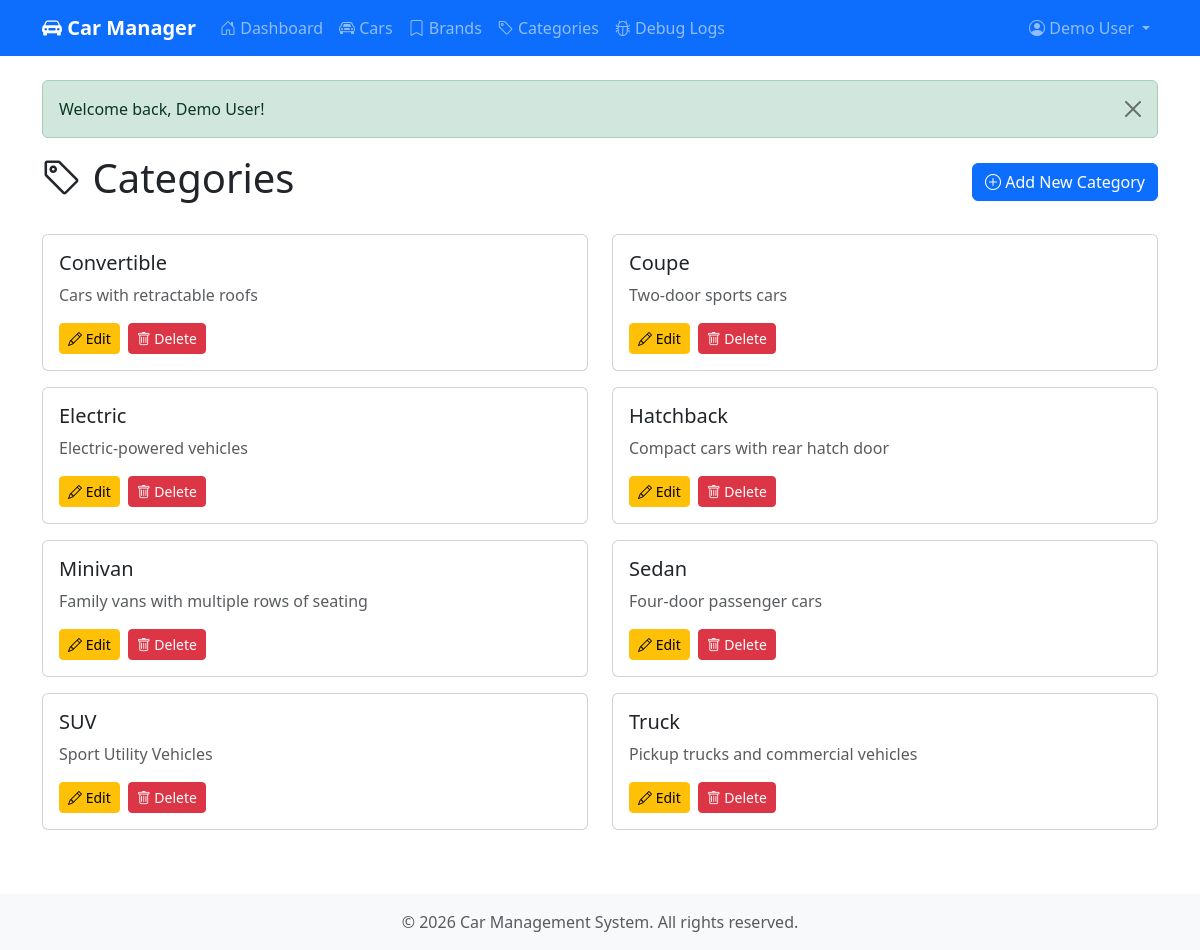
Screenshot of /categories/index.php (signed in) with the database file from the repository.
### tables this page shows
CREATE TABLE IF NOT EXISTS users (
    id INT PRIMARY KEY AUTO_INCREMENT,
    name VARCHAR(100) NOT NULL,
    email VARCHAR(100) NOT NULL UNIQUE,
    password VARCHAR(255) NOT NULL,
    created_at TIMESTAMP DEFAULT CURRENT_TIMESTAMP
);

CREATE TABLE IF NOT EXISTS categories (
    id INT PRIMARY KEY AUTO_INCREMENT,
    name VARCHAR(100) NOT NULL UNIQUE,
    description TEXT NULL
);

### config/auth.php (called while the page is built, shortened)
<?php
function isLoggedIn() {
    return isset($_SESSION['user_id']);
}
function getCurrentUserId() {
    return $_SESSION['user_id'] ?? null;
}
function getCurrentUser($pdo) {
    $stmt = $pdo->prepare("SELECT id, name, email FROM users WHERE id = ?");
    $stmt->execute([getCurrentUserId()]);
    return $stmt->fetch();
}

### config/functions.php (called while the page is built, shortened)
<?php
function getFlash() {
    if (isset($_SESSION['flash_message'])) {
        $type = $_SESSION['flash_type'] ?? 'info';
        $message = $_SESSION['flash_message'];
        return ['type' => $type, 'message' => $message];
    }
    return null;
}

### categories/index.php (the view, shortened to what this page needs)
<?php
require_once __DIR__ . '/../config/database.php';
require_once __DIR__ . '/../config/auth.php';
require_once __DIR__ . '/../config/functions.php';
$stmt = $pdo->query("SELECT * FROM categories ORDER BY name");
$categories = $stmt->fetchAll();
require_once __DIR__ . '/../layout/header.php';
require_once __DIR__ . '/../layout/navbar.php';
?>
<div class="container content">
    <div class="d-flex justify-content-between align-items-center mb-4">
        <h1><i class="bi bi-tag"></i> Categories</h1>
        <a href="create.php" class="btn btn-primary">
            <i class="bi bi-plus-circle"></i> Add New Category
        </a>
    </div>
    <?php if (empty($categories)): ?>
        <div class="alert alert-info">
            <i class="bi bi-info-circle"></i> No categories found. <a href="create.php">Add your first category</a>!
        </div>
    <?php else: ?>
        <div class="row">
            <?php foreach($categories as $category): ?>
            <div class="col-md-6 mb-3">
                <div class="card">
                    <div class="card-body">
                        <h5 class="card-title"><?= htmlspecialchars($category['name']) ?></h5>
                        <?php if ($category['description']): ?>
                            <p class="card-text text-muted"><?= htmlspecialchars($category['description']) ?></p>
                        <?php endif; ?>
                        <div class="d-flex gap-2 mt-3">
                            <a href="edit.php?id=<?= $category['id'] ?>" class="btn btn-sm btn-warning">
                                <i class="bi bi-pencil"></i> Edit
                            </a>
                            <a href="delete.php?id=<?= $category['id'] ?>" class="btn btn-sm btn-danger"
                               onclick="return confirm('Are you sure you want to delete this category?')">
                                <i class="bi bi-trash"></i> Delete
                            </a>
                        </div>
                    </div>
                </div>
            </div>
            <?php endforeach; ?>
        </div>
    <?php endif; ?>
</div>
<?php require_once __DIR__ . '/../layout/footer.php'; ?>

### layout/header.php (shortened to what this page needs)
<!DOCTYPE html>
<html lang="en">
<head>
    <link href="https://cdn.jsdelivr.net/npm/bootstrap@5.3.0/dist/css/bootstrap.min.css" rel="stylesheet">
    <link rel="stylesheet" href="https://cdn.jsdelivr.net/npm/bootstrap-icons@1.11.1/font/bootstrap-icons.css">
</head>
<body>

### layout/navbar.php (shortened to what this page needs)
<?php
require_once __DIR__ . '/../config/database.php';
require_once __DIR__ . '/../config/auth.php';
$currentUser = getCurrentUser($pdo);
?>
<nav class="navbar navbar-expand-lg navbar-dark bg-primary mb-4">
    <div class="container">
        <a class="navbar-brand" href="/index.php">
            <i class="bi bi-car-front-fill"></i> Car Manager
        </a>
        <div class="collapse navbar-collapse" id="navbarNav">
            <ul class="navbar-nav me-auto">
                <li class="nav-item">
                    <a class="nav-link" href="/index.php"><i class="bi bi-house-door"></i> Dashboard</a>
                </li>
                <li class="nav-item">
                    <a class="nav-link" href="/cars/index.php"><i class="bi bi-car-front"></i> Cars</a>
                </li>
                <li class="nav-item">
                    <a class="nav-link" href="/brands/index.php"><i class="bi bi-bookmark"></i> Brands</a>
                </li>
                <li class="nav-item">
                    <a class="nav-link" href="/categories/index.php"><i class="bi bi-tag"></i> Categories</a>
                </li>
                <li class="nav-item">
                    <a class="nav-link" href="/view-logs.php"><i class="bi bi-bug"></i> Debug Logs</a>
                </li>
            </ul>
            <ul class="navbar-nav">
                <li class="nav-item dropdown">
                    <a class="nav-link dropdown-toggle" href="#" id="navbarDropdown" role="button" data-bs-toggle="dropdown">
                        <i class="bi bi-person-circle"></i> <?= htmlspecialchars($currentUser['name'] ?? 'User') ?>
                    </a>
                </li>
            </ul>
        </div>
    </div>
</nav>
<?php
$flash = getFlash();
if ($flash):
    $alertClass = match($flash['type']) {
        'success' => 'alert-success',
        'error' => 'alert-danger',
        'warning' => 'alert-warning',
        default => 'alert-info'
    };
?>
<div class="container">
    <div class="alert <?= $alertClass ?> alert-dismissible fade show" role="alert">
        <?= htmlspecialchars($flash['message']) ?>
        <button type="button" class="btn-close" data-bs-dismiss="alert"></button>
    </div>
</div>
<?php endif; ?>

### layout/footer.php (shortened to what this page needs)
    <footer class="bg-light mt-5 py-3">
        <div class="container text-center">
            <p class="mb-0 text-muted">&copy; <?= date('Y') ?> Car Management System. All rights reserved.</p>
        </div>
    </footer>
</body>
</html>

### layout/header.php (style rules this page uses)
body { min-height: 100vh; display: flex; flex-direction: column; }
.content { flex: 1; }
.navbar-brand { font-weight: bold; }

### rows the page displays
users: name "Demo User"
categories: name "Convertible", description "Cars with retractable roofs"
categories: name "Coupe", description "Two-door sports cars"
categories: name "Electric", description "Electric-powered vehicles"
categories: name "Hatchback", description "Compact cars with rear hatch door"
categories: name "Minivan", description "Family vans with multiple rows of seating"
categories: name "Sedan", description "Four-door passenger cars"
categories: name "SUV", description "Sport Utility Vehicles"
categories: name "Truck", description "Pickup trucks and commercial vehicles"

### other values shown
$flash['message'] "Welcome back, Demo User!"
